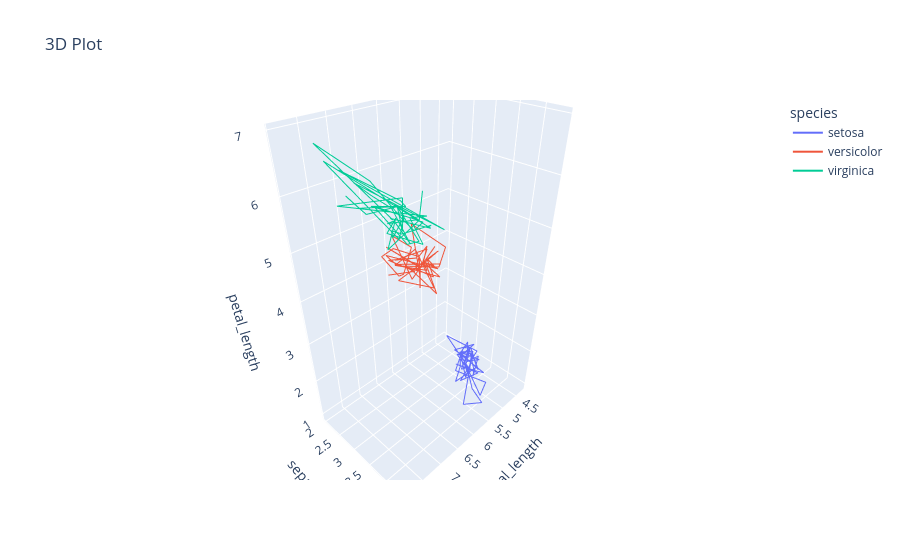

The cell this chart's notebook holds for it:
### Code cell
## 3d Plots
fig=px.line_3d(
    df4,
    x="sepal_length",
    y="sepal_width",
    z="petal_length",
    color="species",
    title="3D Plot")
fig.show()

### Figure 1 — Plotly figure (JSON) as saved in the notebook; plotly's stock layout.template omitted (floating-point values rounded to 4 significant figures)
{"data": [{"hovertemplate": "species=setosa<br>sepal_length=%{x}<br>sepal_width=%{y}<br>petal_length=%{z}<extra></extra>", "legendgroup": "setosa", "line": {"color": "#636efa", "dash": "solid"}, "marker": {"symbol": "circle"}, "mode": "lines", "name": "setosa", "scene": "scene", "showlegend": true, "type": "scatter3d", "x": [5.1, 4.9, 4.7, 4.6, 5.0, 5.4, 4.6, 5.0, 4.4, 4.9, 5.4, 4.8, 4.8, 4.3, 5.8, 5.7, 5.4, 5.1, 5.7, 5.1, 5.4, 5.1, 4.6, 5.1, 4.8, 5.0, 5.0, 5.2, 5.2, 4.7, 4.8, 5.4, 5.2, 5.5, 4.9, 5.0, 5.5, 4.9, 4.4, 5.1, 5.0, 4.5, 4.4, 5.0, 5.1, 4.8, 5.1, 4.6, 5.3, 5.0], "y": [3.5, 3.0, 3.2, 3.1, 3.6, 3.9, 3.4, 3.4, 2.9, 3.1, 3.7, 3.4, 3.0, 3.0, 4.0, 4.4, 3.9, 3.5, 3.8, 3.8, 3.4, 3.7, 3.6, 3.3, 3.4, 3.0, 3.4, 3.5, 3.4, 3.2, 3.1, 3.4, 4.1, 4.2, 3.1, 3.2, 3.5, 3.6, 3.0, 3.4, 3.5, 2.3, 3.2, 3.5, 3.8, 3.0, 3.8, 3.2, 3.7, 3.3], "z": [1.4, 1.4, 1.3, 1.5, 1.4, 1.7, 1.4, 1.5, 1.4, 1.5, 1.5, 1.6, 1.4, 1.1, 1.2, 1.5, 1.3, 1.4, 1.7, 1.5, 1.7, 1.5, 1.0, 1.7, 1.9, 1.6, 1.6, 1.5, 1.4, 1.6, 1.6, 1.5, 1.5, 1.4, 1.5, 1.2, 1.3, 1.4, 1.3, 1.5, 1.3, 1.3, 1.3, 1.6, 1.9, 1.4, 1.6, 1.4, 1.5, 1.4]}, {"hovertemplate": "species=versicolor<br>sepal_length=%{x}<br>sepal_width=%{y}<br>petal_length=%{z}<extra></extra>", "legendgroup": "versicolor", "line": {"color": "#EF553B", "dash": "solid"}, "marker": {"symbol": "circle"}, "mode": "lines", "name": "versicolor", "scene": "scene", "showlegend": true, "type": "scatter3d", "x": [7.0, 6.4, 6.9, 5.5, 6.5, 5.7, 6.3, 4.9, 6.6, 5.2, 5.0, 5.9, 6.0, 6.1, 5.6, 6.7, 5.6, 5.8, 6.2, 5.6, 5.9, 6.1, 6.3, 6.1, 6.4, 6.6, 6.8, 6.7, 6.0, 5.7, 5.5, 5.5, 5.8, 6.0, 5.4, 6.0, 6.7, 6.3, 5.6, 5.5, 5.5, 6.1, 5.8, 5.0, 5.6, 5.7, 5.7, 6.2, 5.1, 5.7], "y": [3.2, 3.2, 3.1, 2.3, 2.8, 2.8, 3.3, 2.4, 2.9, 2.7, 2.0, 3.0, 2.2, 2.9, 2.9, 3.1, 3.0, 2.7, 2.2, 2.5, 3.2, 2.8, 2.5, 2.8, 2.9, 3.0, 2.8, 3.0, 2.9, 2.6, 2.4, 2.4, 2.7, 2.7, 3.0, 3.4, 3.1, 2.3, 3.0, 2.5, 2.6, 3.0, 2.6, 2.3, 2.7, 3.0, 2.9, 2.9, 2.5, 2.8], "z": [4.7, 4.5, 4.9, 4.0, 4.6, 4.5, 4.7, 3.3, 4.6, 3.9, 3.5, 4.2, 4.0, 4.7, 3.6, 4.4, 4.5, 4.1, 4.5, 3.9, 4.8, 4.0, 4.9, 4.7, 4.3, 4.4, 4.8, 5.0, 4.5, 3.5, 3.8, 3.7, 3.9, 5.1, 4.5, 4.5, 4.7, 4.4, 4.1, 4.0, 4.4, 4.6, 4.0, 3.3, 4.2, 4.2, 4.2, 4.3, 3.0, 4.1]}, {"hovertemplate": "species=virginica<br>sepal_length=%{x}<br>sepal_width=%{y}<br>petal_length=%{z}<extra></extra>", "legendgroup": "virginica", "line": {"color": "#00cc96", "dash": "solid"}, "marker": {"symbol": "circle"}, "mode": "lines", "name": "virginica", "scene": "scene", "showlegend": true, "type": "scatter3d", "x": [6.3, 5.8, 7.1, 6.3, 6.5, 7.6, 4.9, 7.3, 6.7, 7.2, 6.5, 6.4, 6.8, 5.7, 5.8, 6.4, 6.5, 7.7, 7.7, 6.0, 6.9, 5.6, 7.7, 6.3, 6.7, 7.2, 6.2, 6.1, 6.4, 7.2, 7.4, 7.9, 6.4, 6.3, 6.1, 7.7, 6.3, 6.4, 6.0, 6.9, 6.7, 6.9, 5.8, 6.8, 6.7, 6.7, 6.3, 6.5, 6.2, 5.9], "y": [3.3, 2.7, 3.0, 2.9, 3.0, 3.0, 2.5, 2.9, 2.5, 3.6, 3.2, 2.7, 3.0, 2.5, 2.8, 3.2, 3.0, 3.8, 2.6, 2.2, 3.2, 2.8, 2.8, 2.7, 3.3, 3.2, 2.8, 3.0, 2.8, 3.0, 2.8, 3.8, 2.8, 2.8, 2.6, 3.0, 3.4, 3.1, 3.0, 3.1, 3.1, 3.1, 2.7, 3.2, 3.3, 3.0, 2.5, 3.0, 3.4, 3.0], "z": [6.0, 5.1, 5.9, 5.6, 5.8, 6.6, 4.5, 6.3, 5.8, 6.1, 5.1, 5.3, 5.5, 5.0, 5.1, 5.3, 5.5, 6.7, 6.9, 5.0, 5.7, 4.9, 6.7, 4.9, 5.7, 6.0, 4.8, 4.9, 5.6, 5.8, 6.1, 6.4, 5.6, 5.1, 5.6, 6.1, 5.6, 5.5, 4.8, 5.4, 5.6, 5.1, 5.1, 5.9, 5.7, 5.2, 5.0, 5.2, 5.4, 5.1]}], "layout": {"legend": {"title": {"text": "species"}, "tracegroupgap": 0}, "scene": {"domain": {"x": [0, 1], "y": [0, 1]}, "xaxis": {"title": {"text": "sepal_length"}}, "yaxis": {"title": {"text": "sepal_width"}}, "zaxis": {"title": {"text": "petal_length"}}}, "title": {"text": "3D Plot"}}}
